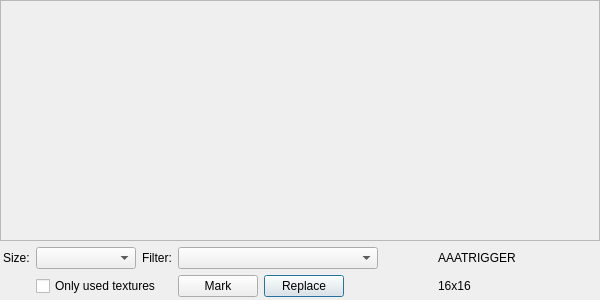
<?xml version="1.0" encoding="UTF-8"?>
<ui version="4.0">
 <class>TextureBrowserDialog</class>
 <widget class="QDialog" name="TextureBrowserDialog">
  <property name="geometry">
   <rect>
    <x>0</x>
    <y>0</y>
    <width>600</width>
    <height>300</height>
   </rect>
  </property>
  <property name="windowTitle">
   <string>Textures</string>
  </property>
  <layout class="QVBoxLayout" name="verticalLayout">
   <property name="leftMargin">
    <number>0</number>
   </property>
   <property name="topMargin">
    <number>0</number>
   </property>
   <property name="rightMargin">
    <number>0</number>
   </property>
   <property name="bottomMargin">
    <number>0</number>
   </property>
   <item>
    <widget class="QScrollArea" name="ScrollArea">
     <property name="widgetResizable">
      <bool>true</bool>
     </property>
     <widget class="QWidget" name="scrollAreaWidgetContents">
      <property name="geometry">
       <rect>
        <x>0</x>
        <y>0</y>
        <width>598</width>
        <height>239</height>
       </rect>
      </property>
     </widget>
    </widget>
   </item>
   <item>
    <layout class="QGridLayout" name="gridLayout">
     <property name="leftMargin">
      <number>3</number>
     </property>
     <property name="topMargin">
      <number>0</number>
     </property>
     <property name="rightMargin">
      <number>3</number>
     </property>
     <property name="bottomMargin">
      <number>3</number>
     </property>
     <item row="0" column="0">
      <widget class="QLabel" name="label">
       <property name="sizePolicy">
        <sizepolicy hsizetype="Fixed" vsizetype="Preferred">
         <horstretch>0</horstretch>
         <verstretch>0</verstretch>
        </sizepolicy>
       </property>
       <property name="text">
        <string>Size:</string>
       </property>
      </widget>
     </item>
     <item row="1" column="4">
      <widget class="QPushButton" name="Replace">
       <property name="text">
        <string>Replace</string>
       </property>
      </widget>
     </item>
     <item row="0" column="6">
      <widget class="QLabel" name="TextureName">
       <property name="text">
        <string>AAATRIGGER</string>
       </property>
      </widget>
     </item>
     <item row="1" column="6">
      <widget class="QLabel" name="TextureDimensions">
       <property name="text">
        <string>16x16</string>
       </property>
      </widget>
     </item>
     <item row="0" column="1">
      <widget class="QComboBox" name="ElementSize">
       <property name="sizePolicy">
        <sizepolicy hsizetype="Fixed" vsizetype="Fixed">
         <horstretch>0</horstretch>
         <verstretch>0</verstretch>
        </sizepolicy>
       </property>
       <property name="minimumSize">
        <size>
         <width>100</width>
         <height>0</height>
        </size>
       </property>
       <property name="maximumSize">
        <size>
         <width>100</width>
         <height>16777215</height>
        </size>
       </property>
      </widget>
     </item>
     <item row="1" column="1" colspan="2">
      <widget class="QCheckBox" name="OnlyUsedTextures">
       <property name="text">
        <string>Only used textures</string>
       </property>
      </widget>
     </item>
     <item row="1" column="5">
      <spacer name="horizontalSpacer">
       <property name="orientation">
        <enum>Qt::Horizontal</enum>
       </property>
       <property name="sizeHint" stdset="0">
        <size>
         <width>0</width>
         <height>20</height>
        </size>
       </property>
      </spacer>
     </item>
     <item row="0" column="2">
      <widget class="QLabel" name="label_2">
       <property name="sizePolicy">
        <sizepolicy hsizetype="Fixed" vsizetype="Preferred">
         <horstretch>0</horstretch>
         <verstretch>0</verstretch>
        </sizepolicy>
       </property>
       <property name="text">
        <string>Filter:</string>
       </property>
      </widget>
     </item>
     <item row="0" column="3" colspan="3">
      <widget class="QComboBox" name="Filter">
       <property name="sizePolicy">
        <sizepolicy hsizetype="Fixed" vsizetype="Fixed">
         <horstretch>0</horstretch>
         <verstretch>0</verstretch>
        </sizepolicy>
       </property>
       <property name="minimumSize">
        <size>
         <width>200</width>
         <height>0</height>
        </size>
       </property>
       <property name="maximumSize">
        <size>
         <width>200</width>
         <height>16777215</height>
        </size>
       </property>
      </widget>
     </item>
     <item row="1" column="3">
      <widget class="QPushButton" name="Mark">
       <property name="text">
        <string>Mark</string>
       </property>
      </widget>
     </item>
     <item row="0" column="7" rowspan="2">
      <spacer name="horizontalSpacer_2">
       <property name="orientation">
        <enum>Qt::Horizontal</enum>
       </property>
       <property name="sizeHint" stdset="0">
        <size>
         <width>0</width>
         <height>20</height>
        </size>
       </property>
      </spacer>
     </item>
    </layout>
   </item>
  </layout>
 </widget>
 <resources/>
 <connections/>
</ui>
